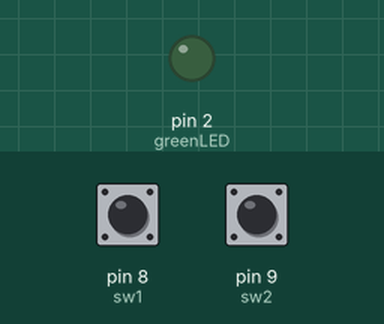
This sketch was run on a simulated Arduino Uno, built with avr-gcc and run on an emulated ATmega328P. Shown: output pins drawn as LEDs (lit = HIGH). Dashed ring = blinking. Inputs (shaded band) come from the test bench; at power-on: pin 8 (sw1) HIGH, pin 9 (sw2) HIGH.

Above: at 1.2 s.
1.3 s: pin 8 (sw1) pulled LOW for 1 s
At 1.4 s:
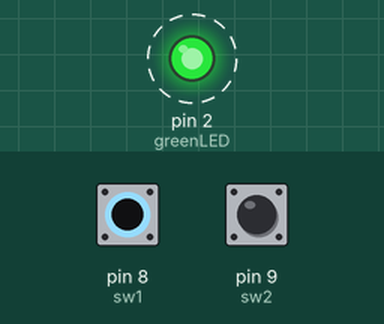
4.3 s: pin 9 (sw2) pulled LOW for 3.2 s
At 8.5 s:
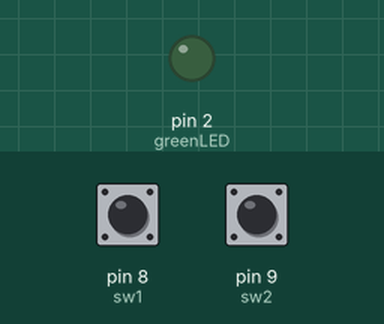
9.0 s: pin 8 (sw1) pulled LOW for 3.2 s
At 9.1 s:
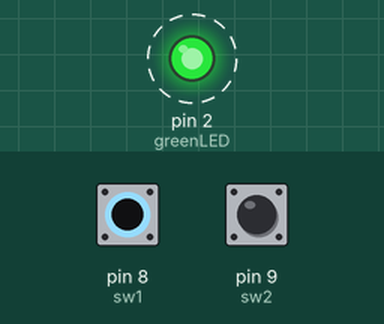
Timing chart, 0 to 13.5 s (numbered marks = the images above; inputs shaded):
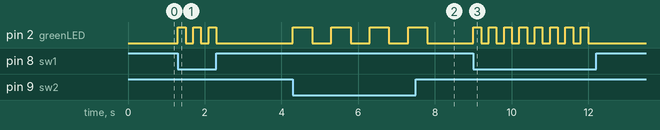

Measured:
- after the input at 1.3 s, pin 2 (greenLED): alternates HIGH for 0.20 s and LOW for 0.20 s, 6 changes in all, then stays LOW, starting at once
- after the input at 4.3 s, pin 2 (greenLED): alternates HIGH for 0.50 s and LOW for 0.50 s, 8 changes in all, then stays LOW, starting at once
- after the input at 9.0 s, pin 2 (greenLED): alternates HIGH for 0.20 s and LOW for 0.20 s, 16 changes in all, then stays LOW, starting at once

The sketch:

Unit_4_Lab_Program_4.ino
```cpp
/*  Title: Unit 4 Lab Program #4
 *  Purpose: Flash an LED at difference rates depending on
 *           what button is pressed
 *  Author: Andy Davis
 *  Date: 4/3/2021
 *  Green LED connected to pin D2
 *  Push button 1 connected to pin D8
 *  Push button 2 connected to pin D9
 */

const int greenLED = 2;
const int sw1 = 8;
const int sw2 = 9;
const int fast = 200;
const int slow = 500;

void setup() {
  pinMode(greenLED, OUTPUT);
  pinMode(sw1, INPUT_PULLUP);
  pinMode(sw2, INPUT_PULLUP);
}

void loop() {
  digitalWrite(greenLED,LOW);

  while (!digitalRead(sw1)){
    digitalWrite(greenLED,HIGH);
    delay(fast);
    digitalWrite(greenLED,LOW);
    delay(fast);
  }
  while (!digitalRead(sw2)){
    digitalWrite(greenLED,HIGH);
    delay(slow);
    digitalWrite(greenLED,LOW);
    delay(slow);
  }
}
```
